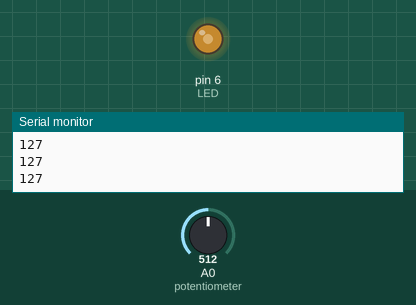
The sketch below on a simulated Arduino Uno, built with avr-gcc and run on an emulated ATmega328P. Parts: output pins drawn as LEDs (lit = HIGH), the last lines printed to the serial monitor. The inputs (shaded band) are chosen by the test bench; at power-on: A0 (potentiometer) = 512.

Above: at 1.2 s.
1.3 s: A0 (potentiometer) set to 716
At 2.4 s:
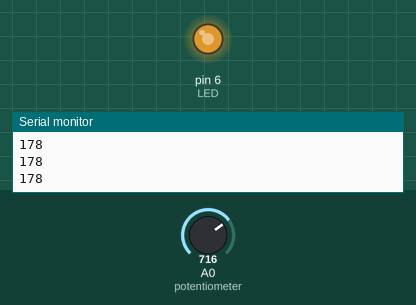
2.8 s: A0 (potentiometer) set to 900
At 3.6 s:
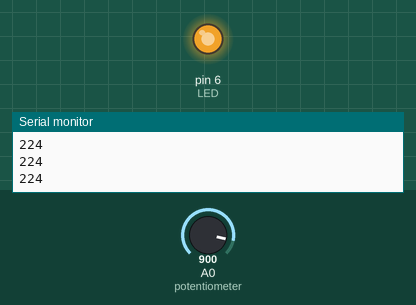
4.3 s: A0 (potentiometer) set to 122
At 4.6 s:
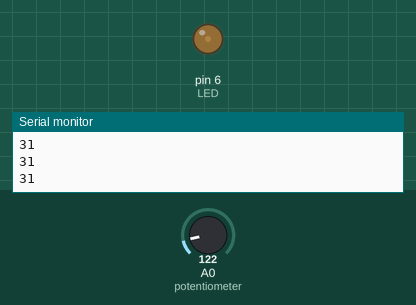
5.8 s: A0 (potentiometer) set to 511
At 7.0 s:
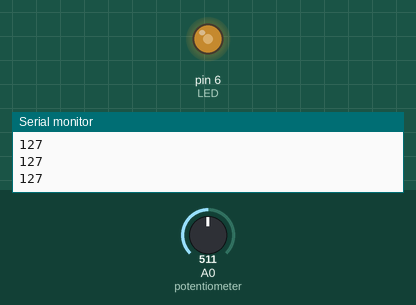
Timing chart, 0 to 8.3 s (numbered marks = the images above; inputs shaded):
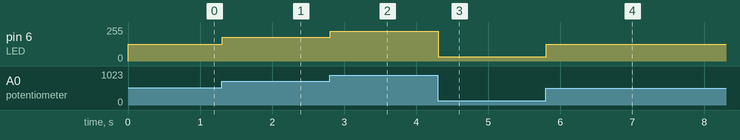

The sketch:

potentiometerDimLED.ino
```cpp
int LED = 6; //setting up LED to digital port 6
int potentiometer = A0; //setting up potentiometer to analog port A0

void setup() {
  // put your setup code here, to run once:
  Serial.begin(9600);
  pinMode(LED, OUTPUT); //setting up LED as an OUTPUT
}

void loop() {
  // put your main code here, to run repeatedly:
  int knob = analogRead(potentiometer); //setting variable 'knob' to the value of the potentiometer
  knob = map(knob, 1, 1024, 1, 255);
  Serial.println(knob);
  analogWrite(LED, knob); //sending 'knob', which is a value between 1 to 255, to the LED

}
```

Measured:
- after the input at 1.3 s, pin 6 (LED): 127/255 → 178/255 at once
- after the input at 2.8 s, pin 6 (LED): 178/255 → 224/255 at once
- after the input at 4.3 s, pin 6 (LED): 224/255 → 31/255 at once
- after the input at 5.8 s, pin 6 (LED): 31/255 → 127/255 at once
